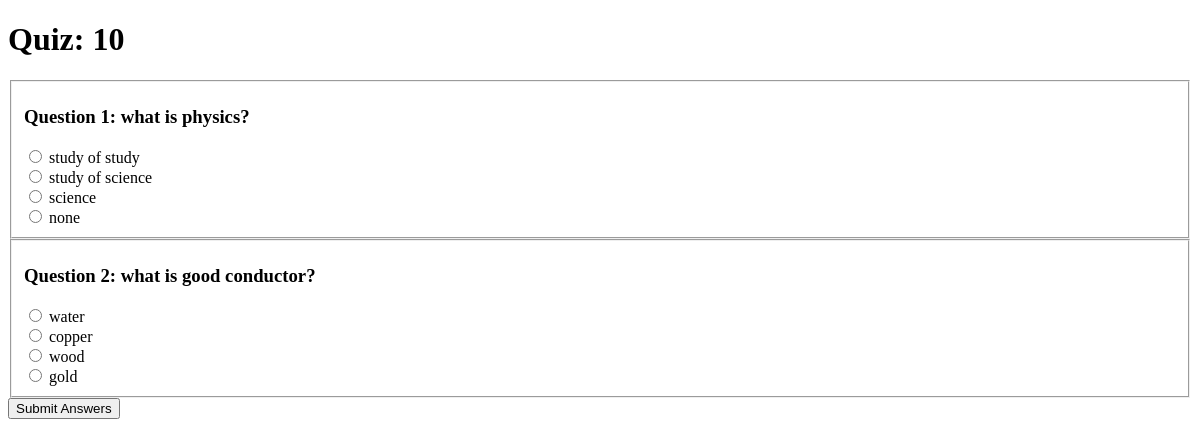
Page /start_quiz/1/1 on the earlier database version.
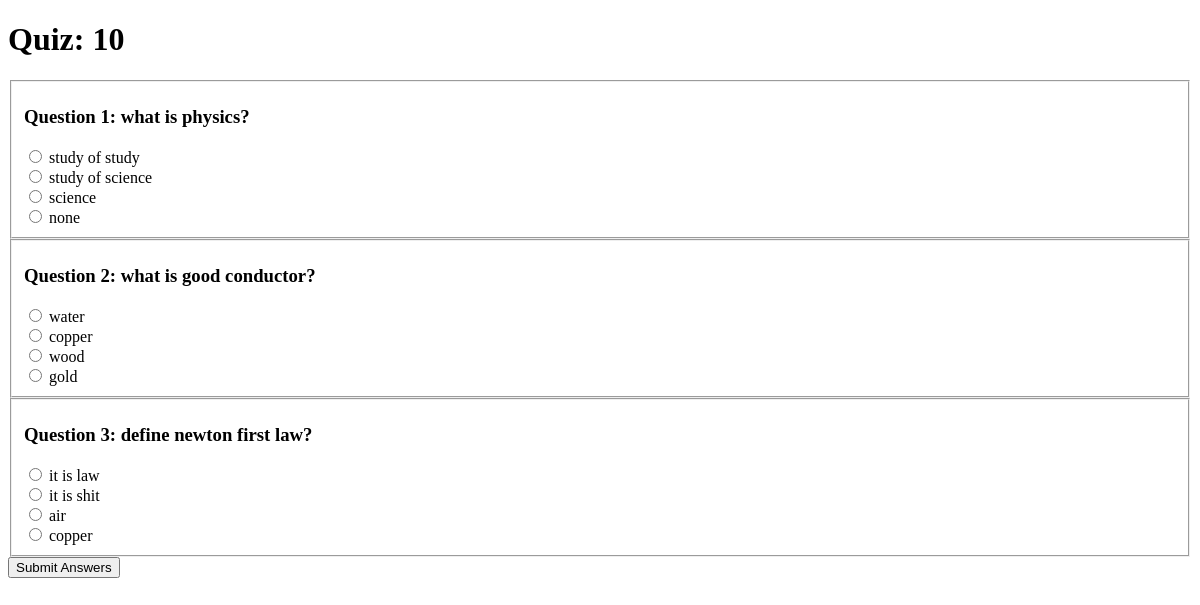
Same page on the later database version.
### models.py (models this page shows)
class Quiz(db.Model):
    id = db.Column(db.Integer, primary_key = True)
    chapter_id = db.Column(db.Integer, db.ForeignKey('chapter.id'), nullable = False)
    date_of_quiz = db.Column(db.String(10))
    time_duration = db.Column(db.String(10)) #HH:MM
    remark = db.Column(db.String(100), nullable = True)
    question = db.relationship('Question', backref = 'quiz', lazy = True)

class Question(db.Model):
    id = db.Column(db.Integer, primary_key = True)
    quiz_id = db.Column (db.Integer , db.ForeignKey("quiz.id"), nullable = False)
    q_statement = db.Column(db.String(100), nullable = False)
    o_1 = db.Column(db.String(50), nullable = False)
    o_2 = db.Column(db.String(50), nullable = False)
    o_3 = db.Column(db.String(50), nullable = False)
    o_4 = db.Column(db.String(50), nullable = False)
    correct_option = db.Column(db.Integer, nullable = False)

### app.py (the view, shortened to what this page needs)
@app.route("/start_quiz/<int:quiz_id>/<int:user_id>", methods=['GET', 'POST'])
def start_quiz(quiz_id, user_id):
    quiz = Quiz.query.get_or_404(quiz_id)
    user = User.query.get_or_404(user_id)
    return render_template('start_quiz.html', quiz=quiz, user=user)

### templates/start_quiz.html
<!DOCTYPE html>
<html>
<body>
    <h1>Quiz: {{ quiz.remark }}</h1>
    <form method="POST" action="{{ url_for('start_quiz', quiz_id=quiz.id, user_id=user.id) }}">
        {% for question in quiz.question %}
        <fieldset>
            <h3>Question {{ loop.index }}: {{ question.q_statement }}</h3>
            <input type="radio" name="q{{ question.id }}" value="1"> {{ question.o_1 }}<br>
            <input type="radio" name="q{{ question.id }}" value="2"> {{ question.o_2 }}<br>
            <input type="radio" name="q{{ question.id }}" value="3"> {{ question.o_3 }}<br>
            <input type="radio" name="q{{ question.id }}" value="4"> {{ question.o_4 }}<br>
        </fieldset>
        {% endfor %}
        <button type="submit">Submit Answers</button>
    </form>
</body>
</html>

Differences in the rows shown:
added Question: q_statement "define newton first law?", o_1 "it is law", o_2 "it is shit", o_3 "air", o_4 "copper"
